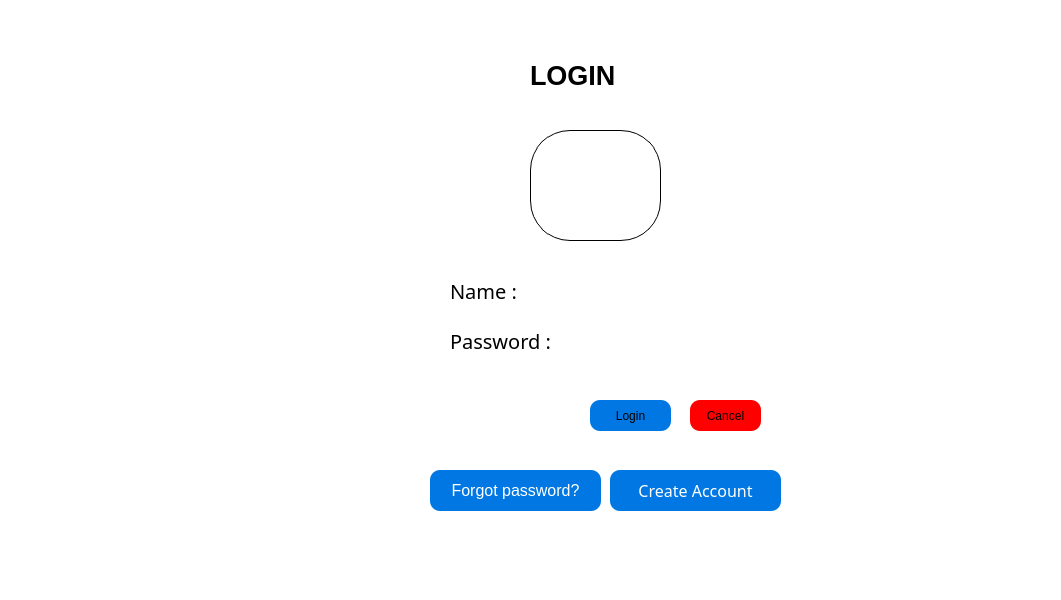
<?xml version="1.0" encoding="UTF-8"?>
<ui version="4.0">
 <class>MainWindow</class>
 <widget class="QMainWindow" name="MainWindow">
  <property name="enabled">
   <bool>false</bool>
  </property>
  <property name="geometry">
   <rect>
    <x>0</x>
    <y>0</y>
    <width>1061</width>
    <height>600</height>
   </rect>
  </property>
  <property name="sizePolicy">
   <sizepolicy hsizetype="Preferred" vsizetype="Preferred">
    <horstretch>0</horstretch>
    <verstretch>0</verstretch>
   </sizepolicy>
  </property>
  <property name="minimumSize">
   <size>
    <width>400</width>
    <height>600</height>
   </size>
  </property>
  <property name="maximumSize">
   <size>
    <width>1080</width>
    <height>720</height>
   </size>
  </property>
  <property name="windowTitle">
   <string>MainWindow</string>
  </property>
  <property name="styleSheet">
   <string notr="true">background-color:white;</string>
  </property>
  <widget class="QWidget" name="centralwidget">
   <widget class="QLabel" name="label">
    <property name="enabled">
     <bool>false</bool>
    </property>
    <property name="geometry">
     <rect>
      <x>390</x>
      <y>10</y>
      <width>401</width>
      <height>551</height>
     </rect>
    </property>
    <property name="styleSheet">
     <string notr="true">border-image: url(:/image_widget/images/bgdimage6.jpg);</string>
    </property>
    <property name="text">
     <string/>
    </property>
   </widget>
   <widget class="QLabel" name="loginlbl">
    <property name="geometry">
     <rect>
      <x>520</x>
      <y>50</y>
      <width>101</width>
      <height>51</height>
     </rect>
    </property>
    <property name="styleSheet">
     <string notr="true">font:bold 20pt;color: black; background:none;</string>
    </property>
    <property name="text">
     <string>LOGIN</string>
    </property>
    <property name="margin">
     <number>0</number>
    </property>
    <property name="indent">
     <number>10</number>
    </property>
   </widget>
   <widget class="QLabel" name="label_3">
    <property name="enabled">
     <bool>false</bool>
    </property>
    <property name="geometry">
     <rect>
      <x>530</x>
      <y>130</y>
      <width>131</width>
      <height>111</height>
     </rect>
    </property>
    <property name="styleSheet">
     <string notr="true">border-image: url(:/image_widget/images/bgdimage7.jpeg); border-radius: 40px ; border:1px solid black;</string>
    </property>
    <property name="text">
     <string/>
    </property>
   </widget>
   <widget class="QLabel" name="label_4">
    <property name="geometry">
     <rect>
      <x>450</x>
      <y>270</y>
      <width>81</width>
      <height>41</height>
     </rect>
    </property>
    <property name="styleSheet">
     <string notr="true">color: black; font: 15pt bold; background:none;</string>
    </property>
    <property name="text">
     <string>Name :</string>
    </property>
   </widget>
   <widget class="QLabel" name="label_5">
    <property name="geometry">
     <rect>
      <x>450</x>
      <y>320</y>
      <width>111</width>
      <height>41</height>
     </rect>
    </property>
    <property name="styleSheet">
     <string notr="true">color: black; font:15pt bold; background:none;
</string>
    </property>
    <property name="text">
     <string>Password : </string>
    </property>
   </widget>
   <widget class="QLineEdit" name="nameEdit">
    <property name="enabled">
     <bool>false</bool>
    </property>
    <property name="geometry">
     <rect>
      <x>580</x>
      <y>280</y>
      <width>181</width>
      <height>31</height>
     </rect>
    </property>
    <property name="sizePolicy">
     <sizepolicy hsizetype="Expanding" vsizetype="Preferred">
      <horstretch>0</horstretch>
      <verstretch>0</verstretch>
     </sizepolicy>
    </property>
    <property name="styleSheet">
     <string notr="true">border-radius:10px; border: faint; color: black;</string>
    </property>
    <property name="inputMethodHints">
     <set>Qt::ImhMultiLine</set>
    </property>
    <property name="text">
     <string/>
    </property>
    <property name="clearButtonEnabled">
     <bool>true</bool>
    </property>
   </widget>
   <widget class="QLineEdit" name="passEdit">
    <property name="enabled">
     <bool>false</bool>
    </property>
    <property name="geometry">
     <rect>
      <x>580</x>
      <y>330</y>
      <width>181</width>
      <height>31</height>
     </rect>
    </property>
    <property name="styleSheet">
     <string notr="true">border-radius:10px; </string>
    </property>
    <property name="text">
     <string/>
    </property>
    <property name="frame">
     <bool>true</bool>
    </property>
   </widget>
   <widget class="QPushButton" name="loginBtn">
    <property name="geometry">
     <rect>
      <x>590</x>
      <y>400</y>
      <width>81</width>
      <height>31</height>
     </rect>
    </property>
    <property name="styleSheet">
     <string notr="true">color:black; background-color:	#0077E2; border-radius: 10px;</string>
    </property>
    <property name="text">
     <string>Login</string>
    </property>
   </widget>
   <widget class="QPushButton" name="cancelBtn">
    <property name="geometry">
     <rect>
      <x>690</x>
      <y>400</y>
      <width>71</width>
      <height>31</height>
     </rect>
    </property>
    <property name="styleSheet">
     <string notr="true">color:black; background-color:red; border-radius: 10px;</string>
    </property>
    <property name="text">
     <string>Cancel</string>
    </property>
   </widget>
   <widget class="QPushButton" name="forgotpwdBtn">
    <property name="geometry">
     <rect>
      <x>430</x>
      <y>470</y>
      <width>171</width>
      <height>41</height>
     </rect>
    </property>
    <property name="styleSheet">
     <string notr="true">color:white; font: 12pt; background-color: #0077E2; border-radius: 10px;</string>
    </property>
    <property name="text">
     <string>Forgot password?</string>
    </property>
   </widget>
   <widget class="QPushButton" name="createAcctBtn">
    <property name="geometry">
     <rect>
      <x>610</x>
      <y>470</y>
      <width>171</width>
      <height>41</height>
     </rect>
    </property>
    <property name="styleSheet">
     <string notr="true">color:white; font: 12pt bold; background-color: #0077E2; border-radius:10px;</string>
    </property>
    <property name="text">
     <string>Create Account</string>
    </property>
   </widget>
  </widget>
  <widget class="QStatusBar" name="statusbar"/>
 </widget>
 <resources>
  <include location="images.qrc"/>
 </resources>
 <connections/>
</ui>
